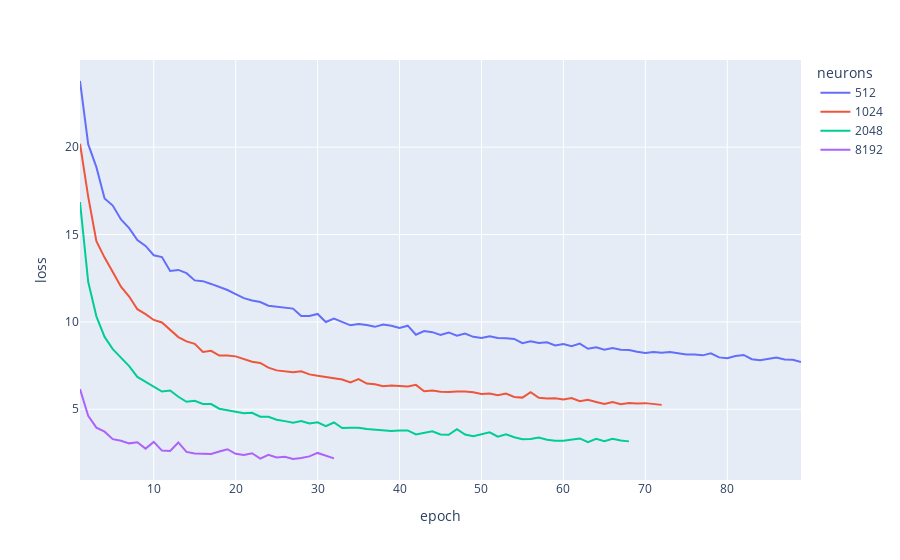

The notebook cell saved with this chart:
### Code cell
import plotly.express as px
import numpy as np



fig = px.line(
    data,
    x="epoch",
    y="loss",
    color="neurons",
)
fig

### Figure 1 — Plotly figure (JSON) as saved in the notebook; plotly's stock layout.template omitted (floating-point values rounded to 4 significant figures)
{"data": [{"hovertemplate": "neurons=512<br>epoch=%{x}<br>loss=%{y}<extra></extra>", "legendgroup": "512", "line": {"color": "#636efa", "dash": "solid"}, "marker": {"symbol": "circle"}, "mode": "lines", "name": "512", "orientation": "v", "showlegend": true, "type": "scatter", "x": [1, 2, 3, 4, 5, 6, 7, 8, 9, 10, 11, 12, 13, 14, 15, 16, 17, 18, 19, 20, 21, 22, 23, 24, 25, 26, 27, 28, 29, 30, 31, 32, 33, 34, 35, 36, 37, 38, 39, 40, 41, 42, 43, 44, 45, 46, 47, 48, 49, 50, 51, 52, 53, 54, 55, 56, 57, 58, 59, 60, 61, 62, 63, 64, 65, 66, 67, 68, 69, 70, 71, 72, 73, 74, 75, 76, 77, 78, 79, 80, 81, 82, 83, 84, 85, 86, 87, 88, 89], "xaxis": "x", "y": [23.78, 20.17, 18.85, 17.06, 16.65, 15.86, 15.36, 14.69, 14.35, 13.81, 13.71, 12.92, 12.98, 12.79, 12.38, 12.33, 12.17, 12.01, 11.82, 11.59, 11.36, 11.22, 11.14, 10.93, 10.86, 10.79, 10.76, 10.33, 10.34, 10.46, 9.996, 10.19, 9.982, 9.805, 9.885, 9.827, 9.717, 9.855, 9.776, 9.65, 9.783, 9.268, 9.48, 9.413, 9.254, 9.397, 9.207, 9.33, 9.145, 9.083, 9.179, 9.081, 9.063, 9.024, 8.778, 8.89, 8.792, 8.829, 8.653, 8.733, 8.607, 8.754, 8.462, 8.545, 8.407, 8.502, 8.406, 8.396, 8.295, 8.224, 8.274, 8.23, 8.284, 8.192, 8.135, 8.141, 8.085, 8.203, 7.969, 7.917, 8.043, 8.11, 7.866, 7.803, 7.868, 7.958, 7.85, 7.836, 7.701], "yaxis": "y"}, {"hovertemplate": "neurons=1024<br>epoch=%{x}<br>loss=%{y}<extra></extra>", "legendgroup": "1024", "line": {"color": "#EF553B", "dash": "solid"}, "marker": {"symbol": "circle"}, "mode": "lines", "name": "1024", "orientation": "v", "showlegend": true, "type": "scatter", "x": [1, 2, 3, 4, 5, 6, 7, 8, 9, 10, 11, 12, 13, 14, 15, 16, 17, 18, 19, 20, 21, 22, 23, 24, 25, 26, 27, 28, 29, 30, 31, 32, 33, 34, 35, 36, 37, 38, 39, 40, 41, 42, 43, 44, 45, 46, 47, 48, 49, 50, 51, 52, 53, 54, 55, 56, 57, 58, 59, 60, 61, 62, 63, 64, 65, 66, 67, 68, 69, 70, 71, 72], "xaxis": "x", "y": [20.19, 17.17, 14.62, 13.68, 12.86, 12.01, 11.45, 10.73, 10.44, 10.11, 9.967, 9.571, 9.131, 8.882, 8.746, 8.277, 8.343, 8.071, 8.083, 8.027, 7.887, 7.722, 7.649, 7.381, 7.226, 7.174, 7.113, 7.174, 6.996, 6.915, 6.827, 6.78, 6.702, 6.537, 6.726, 6.474, 6.431, 6.324, 6.362, 6.34, 6.307, 6.396, 6.037, 6.074, 5.997, 5.986, 6.024, 6.013, 5.979, 5.871, 5.905, 5.806, 5.895, 5.708, 5.668, 5.98, 5.653, 5.619, 5.631, 5.554, 5.638, 5.461, 5.539, 5.421, 5.308, 5.417, 5.289, 5.356, 5.33, 5.352, 5.308, 5.252], "yaxis": "y"}, {"hovertemplate": "neurons=2048<br>epoch=%{x}<br>loss=%{y}<extra></extra>", "legendgroup": "2048", "line": {"color": "#00cc96", "dash": "solid"}, "marker": {"symbol": "circle"}, "mode": "lines", "name": "2048", "orientation": "v", "showlegend": true, "type": "scatter", "x": [1, 2, 3, 4, 5, 6, 7, 8, 9, 10, 11, 12, 13, 14, 15, 16, 17, 18, 19, 20, 21, 22, 23, 24, 25, 26, 27, 28, 29, 30, 31, 32, 33, 34, 35, 36, 37, 38, 39, 40, 41, 42, 43, 44, 45, 46, 47, 48, 49, 50, 51, 52, 53, 54, 55, 56, 57, 58, 59, 60, 61, 62, 63, 64, 65, 66, 67, 68], "xaxis": "x", "y": [16.85, 12.3, 10.32, 9.14, 8.443, 7.971, 7.474, 6.853, 6.587, 6.273, 6.017, 6.075, 5.718, 5.427, 5.487, 5.304, 5.299, 5.032, 4.952, 4.891, 4.777, 4.802, 4.573, 4.573, 4.403, 4.323, 4.231, 4.33, 4.183, 4.259, 4.032, 4.245, 3.931, 3.939, 3.946, 3.866, 3.827, 3.827, 3.759, 3.783, 3.789, 3.565, 3.64, 3.736, 3.559, 3.542, 3.857, 3.554, 3.457, 3.555, 3.68, 3.431, 3.564, 3.401, 3.28, 3.294, 3.386, 3.261, 3.197, 3.202, 3.266, 3.331, 3.113, 3.306, 3.179, 3.31, 3.218, 3.164], "yaxis": "y"}, {"hovertemplate": "neurons=8192<br>epoch=%{x}<br>loss=%{y}<extra></extra>", "legendgroup": "8192", "line": {"color": "#ab63fa", "dash": "solid"}, "marker": {"symbol": "circle"}, "mode": "lines", "name": "8192", "orientation": "v", "showlegend": true, "type": "scatter", "x": [1, 2, 3, 4, 5, 6, 7, 8, 9, 10, 11, 12, 13, 14, 15, 16, 17, 18, 19, 20, 21, 22, 23, 24, 25, 26, 27, 28, 29, 30, 31, 32], "xaxis": "x", "y": [6.152, 4.633, 3.95, 3.718, 3.292, 3.202, 3.05, 3.114, 2.748, 3.133, 2.636, 2.619, 3.102, 2.56, 2.468, 2.475, 2.439, 2.581, 2.714, 2.455, 2.38, 2.486, 2.179, 2.398, 2.237, 2.282, 2.155, 2.217, 2.303, 2.502, 2.34, 2.189], "yaxis": "y"}], "layout": {"legend": {"title": {"text": "neurons"}, "tracegroupgap": 0}, "margin": {"t": 60}, "xaxis": {"anchor": "y", "domain": [0, 1], "title": {"text": "epoch"}}, "yaxis": {"anchor": "x", "domain": [0, 1], "title": {"text": "loss"}}}}
